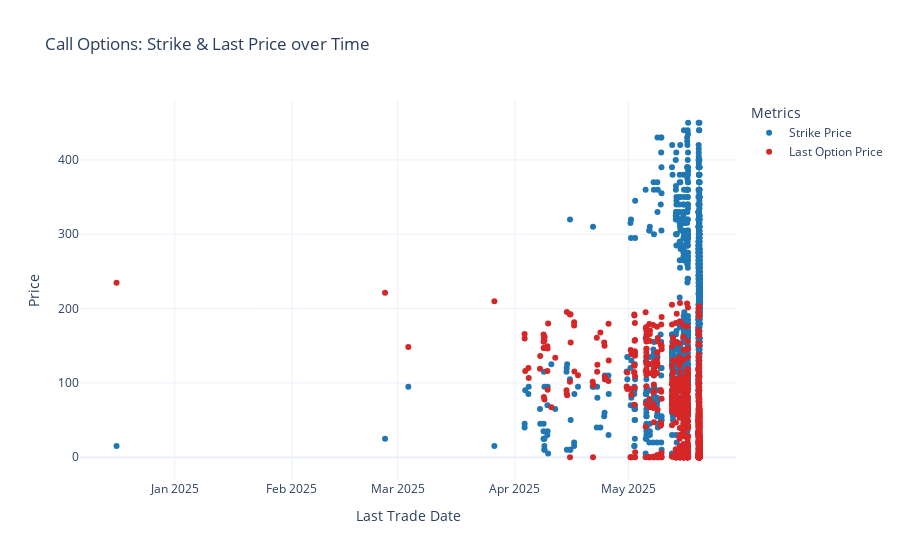

Notebook code for this chart:
### Code cell
fig = go.Figure()

# Scatter for Strike vs. Last Trade Date
fig.add_trace(go.Scatter(
    x=opts_data_c['lastTradeDate'],
    y=opts_data_c['strike'],
    mode='markers',
    name='Strike Price',
    marker=dict(color='#1f77b4', size=6),
))

# Scatter for Last Price vs. Last Trade Date
fig.add_trace(go.Scatter(
    x=opts_data_c['lastTradeDate'],
    y=opts_data_c['lastOptionPrice'],
    mode='markers',
    name='Last Option Price',
    marker=dict(color='#d62728', size=6),
))

fig.update_layout(
    title='Call Options: Strike & Last Price over Time',
    xaxis_title='Last Trade Date',
    yaxis_title='Price',
    template='plotly_white',
    legend=dict(title="Metrics"),
    height=500
)

fig.show()

### Figure 1 — Plotly figure (JSON) as saved in the notebook; plotly's stock layout.template omitted (floating-point values rounded to 4 significant figures; data arrays with more than 128 entries replaced by an {"elided": "..."} marker saying what was removed)
{"data": [{"marker": {"color": "#1f77b4", "size": 6}, "mode": "markers", "name": "Strike Price", "type": "scatter", "x": {"elided": "1095 str values"}, "y": {"elided": "1095 float values"}}, {"marker": {"color": "#d62728", "size": 6}, "mode": "markers", "name": "Last Option Price", "type": "scatter", "x": {"elided": "1095 str values"}, "y": {"elided": "1095 float values"}}], "layout": {"autosize": true, "legend": {"title": {"text": "Metrics"}}, "title": {"text": "Call Options: Strike & Last Price over Time"}, "xaxis": {"autorange": true, "range": ["2024-12-07 04:50:19.1658", "2025-05-29 05:43:54.8342"], "title": {"text": "Last Trade Date"}, "type": "date"}, "yaxis": {"autorange": true, "range": [-31.67, 481.7], "title": {"text": "Price"}, "type": "linear"}}}
